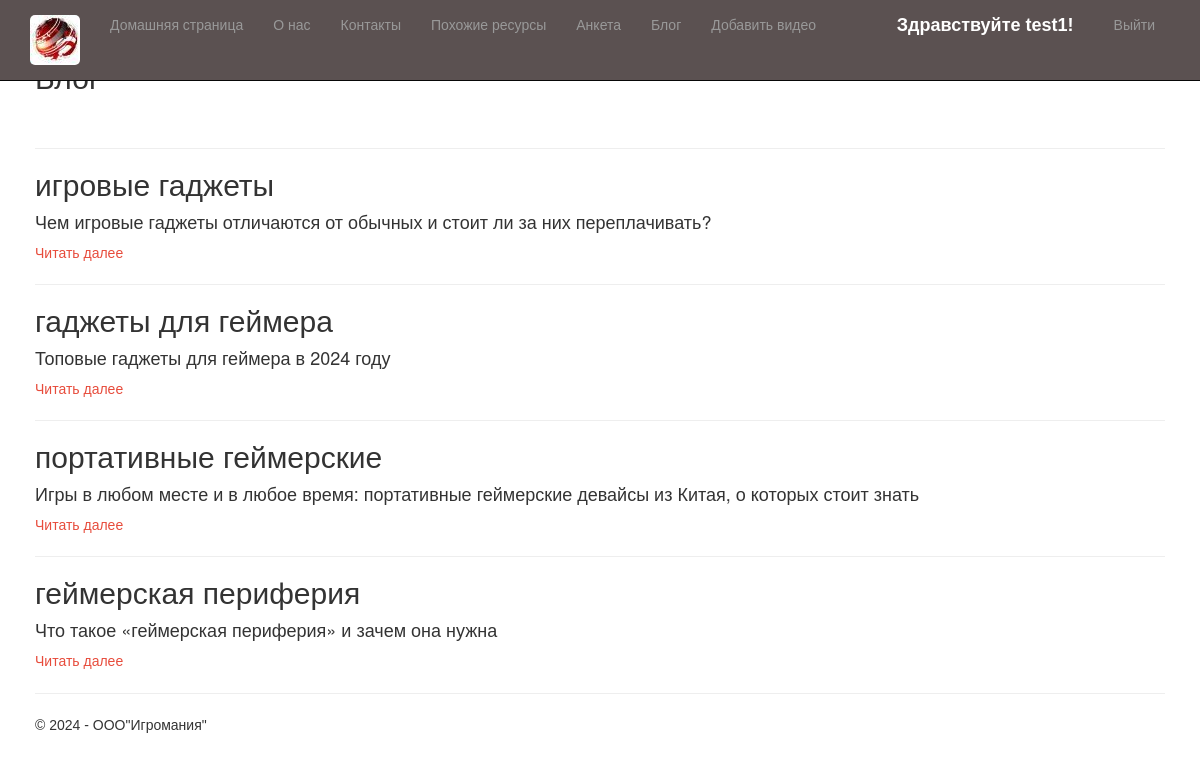
Screenshot of /blog/ (signed in) with the database file from the repository.
### app/models.py (models this page shows, shortened)
class BlogArticle(models.Model):
    id = models.BigAutoField(primary_key=True)
    title = models.CharField(max_length=200, verbose_name="Заголовок")
    summary = models.TextField(max_length=500, verbose_name="Краткое содержание")
    content = models.TextField(verbose_name="Полное содержание")
    image = models.FileField(default = 'temp.jpg', verbose_name= 'Путь к картинке')
    pub_date = models.DateTimeField(default=timezone.now, verbose_name="Дата публикации")
    author = models.ForeignKey(User, null=True, blank=True, on_delete = models.SET_NULL, verbose_name = "Автор")
    class Meta:
        verbose_name = "Статья блога"
        verbose_name_plural = "Статьи блога"

### app/views.py (the view)
# urls.py: path('blog/', views.blog, name='blog'),
def blog(request):
    assert isinstance(request, HttpRequest)
    posts =  BlogArticle.objects.all() # запрос на выбор всех статей блога из модели
    return render(
     request,
         'app/blog.html',
          {
            'title':'Блог',
            'posts': posts, # передача списка статей в шаблон веб-страницы
            'year':datetime.now().year,
          }
     )

### app/templates/app/blog.html
{% extends "app/layout.html" %}
{% block content %}
<h2>{{ title }}</h2>
<br />
{% for post in posts %}
<hr />
<div class="">
    <h2> {{post.title}} </h2>
    <h4> {{post.summary}} </h4>
    <p><a href="{% url 'blogpost' parametr=post.id %}"> Читать далее </a> </p>
</div>
{% endfor %}
{% endblock %}

### app/templates/app/loginpartial.html (shortened to what this page needs)
﻿{% if user.is_authenticated %}
<form id="logoutForm" action="/logout/" method="post" class="navbar-right">
    <ul class="nav navbar-nav navbar-right">
        <li><span class="navbar-brand">Здравствуйте {{ user.username }}!</span></li>
        <li><a href="javascript:document.getElementById('logoutForm').submit()">Выйти</a></li>
    </ul>
</form>
{% else %}
<ul class="nav navbar-nav navbar-right">
    <li><a href="{% url 'login' %}">Войти</a></li>
</ul>
{% endif %}

### app/static/app/content/site.css (style rules this page uses)
body { padding-top: 350px; padding-bottom: 20px; }
body { font-family: Arial, sans-serif; line-height: 1.6; padding: 20px; }
h2 { color: #333; }
form { max-width: 600px; margin: 0 auto; }
ul { list-style-type: none; padding: 0; }
li { margin-bottom: 10px; }
li span { font-weight: bold; margin-right: 10px; }

### rows the page displays
BlogArticle: title "игровые гаджеты", summary "Чем игровые гаджеты отличаются от обычных и стоит ли за них переплачивать?"
BlogArticle: title "гаджеты для геймера", summary "Топовые гаджеты для геймера в 2024 году"
BlogArticle: title "портативные геймерские", summary "Игры в любом месте и в любое время: портативные геймерские девайсы из Китая, о которых стоит знать"
BlogArticle: title "геймерская периферия", summary "Что такое «геймерская периферия» и зачем она нужна"

### other values shown
{{ user.username }} "test1"
